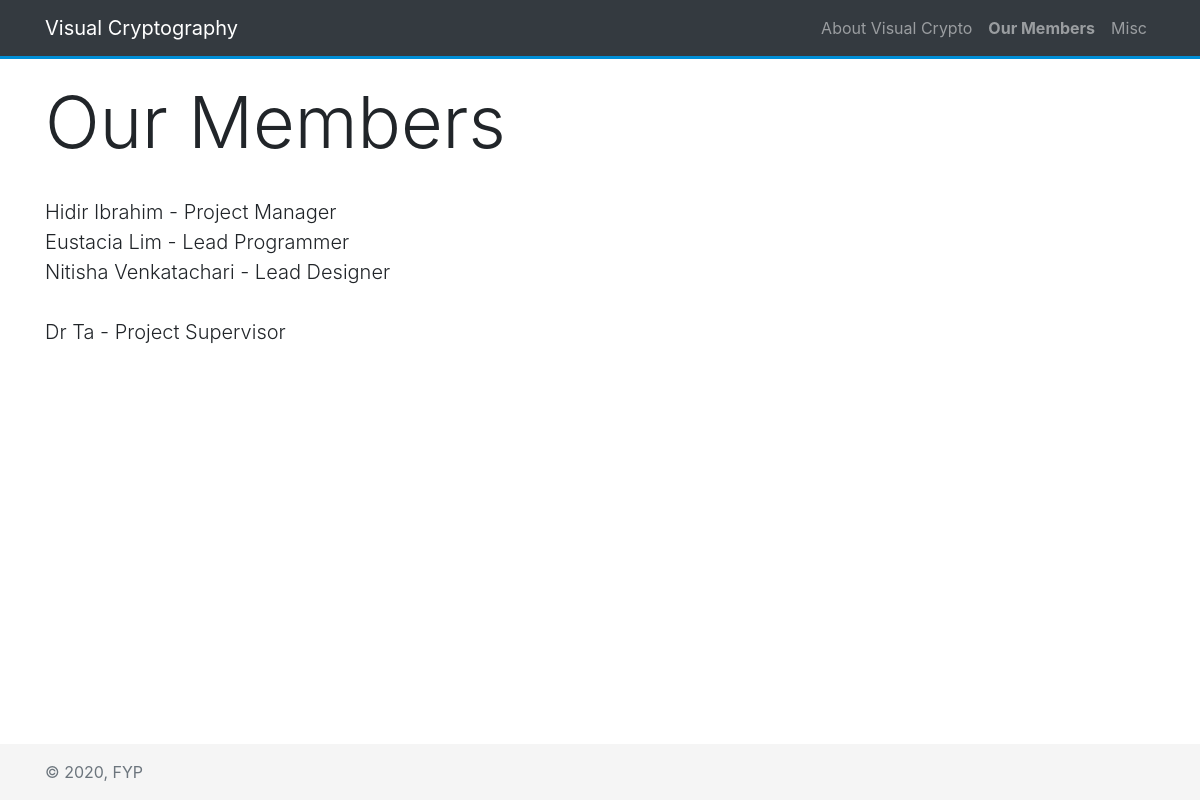
Screenshot of /index.php?subject=2 with the database file from the repository.
### tables this page shows
CREATE TABLE IF NOT EXISTS `subjects` (
  `id` int(11) NOT NULL AUTO_INCREMENT,
  `menu_name` varchar(30) NOT NULL,
  `position` int(3) NOT NULL,
  `visible` tinyint(1) NOT NULL,
  `content` text,
  PRIMARY KEY (`id`)
);

### index.php (the view, shortened to what this page needs)
<?php require_once("includes/db_connections.php") ?>
<?php require_once("includes/functions.php") ?>
<?php include("includes/layouts/header.php") ?>
<?php
findSelectedPage();
 ?>
<header>
  <nav class="navbar navbar-expand-sm bg-dark navbar-dark">
    <div class="container">
      <a href="index.php" class="navbar-brand">Visual Cryptography</a>
      <div class="collapse navbar-collapse" id="navbarCollapse">
      <ul class="navbar-nav ml-auto">
      <?php echo public_navigation($currentSubject); ?>
      </div>
    </div>
  </nav>
</header>
<main role="main">
  <div class="container">
  <?php if($currentSubject) { ?>
          <h1 class="display-3"><?php echo htmlentities($currentSubject["menu_name"]); ?></h1>
          <br/>
          <p class="lead"><?php echo nl2br(htmlentities($currentSubject["content"])); ?></p>
          <p><br/><br/><br/></p>
  <?php } else { ?>
          <h1 class="display-4"><?php echo "Welcome"; ?></h1>
          <p class="lead"><?php echo "A website by group SSB18/4B"; ?></p>
  <?php } ?>
  </div>
</main>
<?php include("includes/layouts/footer.php") ?>

### includes/functions.php (shortened to what this page needs)
<?php
function findSubjectById($subject_id) {
  global $connection;
  $safe_subject_id = mysqli_real_escape_string($connection,$subject_id);
  $query = "SELECT * FROM subjects";
  $query .= " WHERE id = {$safe_subject_id}";
  $query .= " LIMIT 1";
  $query .= ";";
  $subject_set = mysqli_query($connection, $query);
      if ($subject = mysqli_fetch_assoc($subject_set)) {
          return $subject;
      } else {
          return null;
      }
}
function findSelectedPage() {
  if(isset($_GET["subject"])) {
      $currentSubject = findSubjectById($_GET["subject"]);
  }
   else {
      $currentSubject = null;
  }
}
function findAllVisibleSubjects() {
  global $connection;
  $query = "SELECT * FROM subjects";
  $query .= " WHERE visible = 1";
  $query .= " ORDER BY position ASC;";
  $subject_set = mysqli_query($connection, $query);
  return $subject_set;
}
function public_navigation($subject_array)
{
    $subject_set = findAllVisibleSubjects();
    $output = "";
    while ($subject = mysqli_fetch_assoc($subject_set)) {
      $output .= "<li class=\"nav-item";
        if ($subject_array && $subject["id"] == $subject_array["id"]) {
            $output .= " selected";
        }
            $output .= "\">";
            $output .= "<a href=\"index.php?subject=";
            $output .= urlencode($subject["id"]);
            $output .= "\"";
            $output .= " class=\"nav-link\">";
            $output .= htmlentities($subject["menu_name"]);
            $output .= "</a>";
            $output .= "</li>";
        }
        $output .= "</ul>";
        return $output;
    }
 ?>

### stylesheets/public.css (style rules this page uses)
body { background: #333; color: #fff; }
.navbar { border-bottom: #008ed6 3px solid; }
.selected { font-weight: bold; }
main > .container { padding: 20px 15px 0; }

### rows the page displays
subjects: value "About Visual Crypto"
subjects: value "Our Members", menu_name "Our Members", content "Hidir Ibrahim - Project Manager Eustacia Lim - Lead Programmer Nitisha Venkatachari - Lead Designer Dr Ta - Project Supervisor"
subjects: value "Misc"
